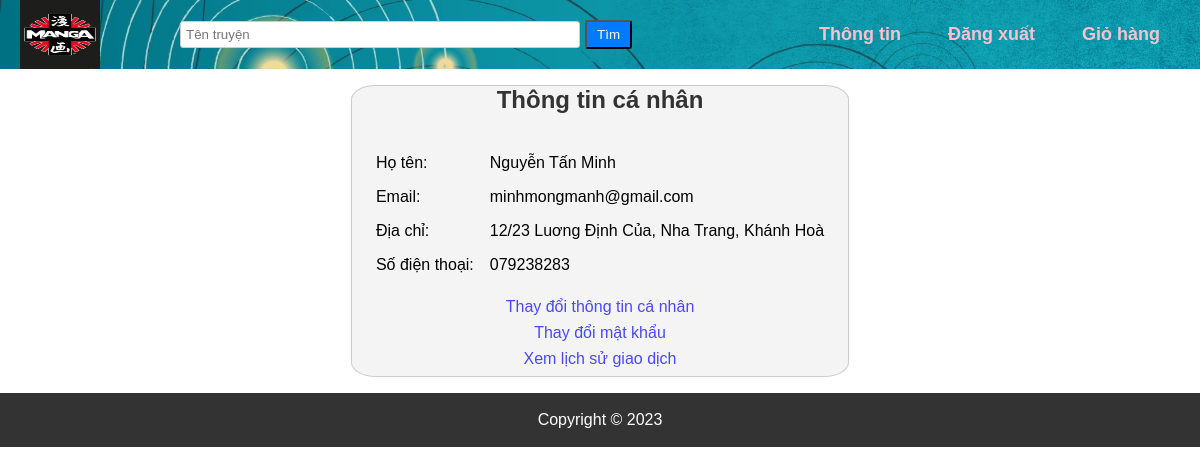
/php_customer/profile.php (signed in), run on the app's committed database.
### tables this page shows
CREATE TABLE `nguoidung` (
  `maND` varchar(7) NOT NULL,
  `maVT` varchar(5) NOT NULL,
  `hoTen` varchar(50) NOT NULL,
  `email` varchar(50) NOT NULL,
  `password` varchar(50) NOT NULL,
  `diaChi` varchar(50) NOT NULL,
  `sdt` varchar(10) NOT NULL
);

### php_customer/profile.php (the view, shortened to what this page needs)
<?php
    $thongbao='';
    $user = $_SESSION['user'];
    require("connect.php");
    $maND = $user['id'];
    $query = "SELECT hoTen, email, sdt, diaChi FROM nguoidung WHERE maND = '$maND'";
    $result = mysqli_query($conn, $query);
    if ($result) {
        $userData = mysqli_fetch_assoc($result);
        $hoTen = $userData['hoTen'];
        $sdt = $userData['sdt'];
        $diaChi = $userData['diaChi'];
        $email = $userData['email'];
    } else {
        $thongbao = "<p align=center><font color=red>Không tìm thấy thông tin</font></p>";
    }
?>
<main>
    <div class='info-form'>
        <h2>Thông tin cá nhân</h2>
        <table>
            <tr>
                <td colspan=2><?php echo $thongbao; ?></td>
            </tr>
            <tr>
                <td>Họ tên:</td>
                <td><?php echo $hoTen ?></td>
            </tr>
            <tr>
                <td>Email:</td>
                <td><?php echo $email ?></td>
            </tr>
            <tr>
                <td>Địa chỉ:</td>
                <td><?php echo $diaChi ?></td>
            </tr>
            <tr>
                <td>Số điện thoại:</td>
                <td><?php echo $sdt ?></td>
            </tr>
        </table>
        <p align=center><a class='linkChucNang' href="updateInfo.php">Thay đổi thông tin cá nhân</a></p>
        <p align=center><a class='linkChucNang' href="updatePassword.php">Thay đổi mật khẩu</a></p>
        <p align=center><a class='linkChucNang' href="thongke_GiaoDich.php">Xem lịch sử giao dịch</a></p>
    </div>
</main>
<?php include('../includes/footer.php'); ?>

### includes/style.css (style rules this page uses)
* { margin: 0; padding: 0; font-family: sans-serif; box-sizing: border-box; }
header { position: sticky; top: 0; width: 100%; background-image: url('header.jpg'); background-size: cover; z-index: 9999; }
nav { width: 100%; padding: 20px 0; }
nav .logo a img { display: flex; height: 100%; width: 5rem; position: absolute; z-index: 1; top: 0; }
nav .menu { max-width: 1200px; margin:auto; display: flex; align-items: center; justify-content: space-between; padding: 0 20px; }
.menu ul { display: flex; }
.menu ul li { list-style: none; margin-left: 7px; }
.menu ul li a { text-decoration: none; color: pink; font-size: 18px; font-weight: 600; padding: 10px 20px; }
.search-bar { display: flex; align-items: center; }
.search-bar input[type="text"] { padding: 5px; border: 1px solid #ccc; border-radius: 3px; width: 400px; }
.search-bar button[type="submit"] { margin-left: 5px; padding: 5px 10px; background-color: #007bff; color: #fff; border-color: black; border-radius: 3px; cursor: pointer; }

### php_customer/profile.php (style rules this page uses)
main { padding: 1rem; }
table { border-collapse:collapse; margin: 1rem; }
td { padding: 0.5rem; }
.info-form { width: fit-content; margin: 0 auto; border: 1px solid #ccc; background-color: #f4f4f4; border-radius: 5%; }
.info-form h2 { text-align: center; font-size: 24px; margin-bottom: 1rem; color: #333; }
.linkChucNang { text-decoration: none; color: blue; opacity: 0.7; }
p { margin: 0.5rem; }

### data on the page
nguoidung: hoTen "Nguyễn Tấn Minh", email "minhmongmanh@gmail.com", diaChi "12/23 Luơng Định Của, Nha Trang, Khánh Hoà", sdt "079238283"
